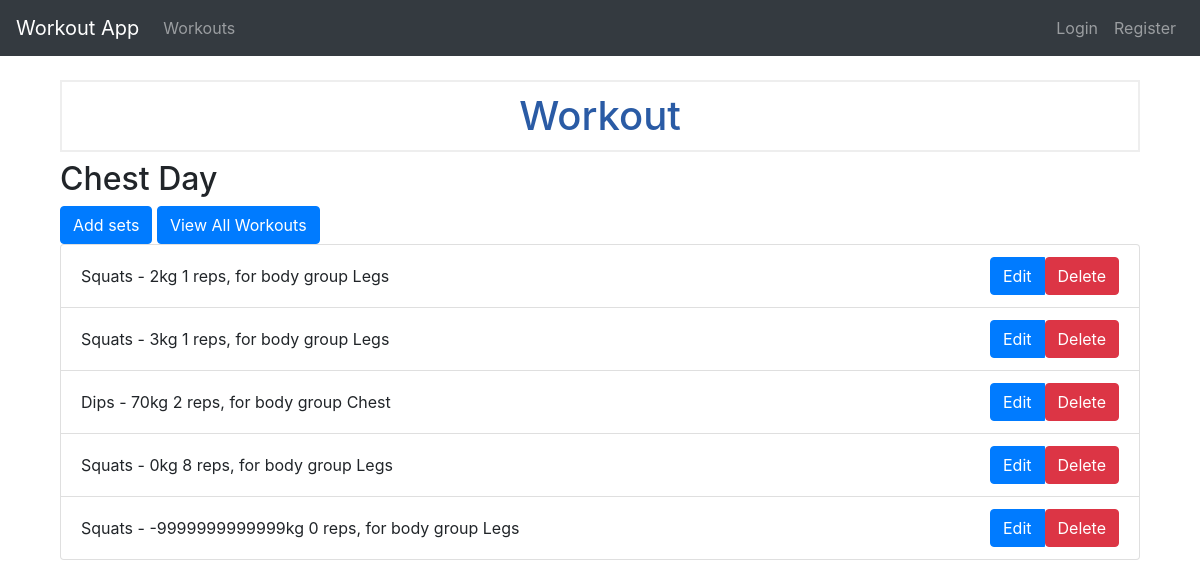
Page /workout/2 on the earlier database version.
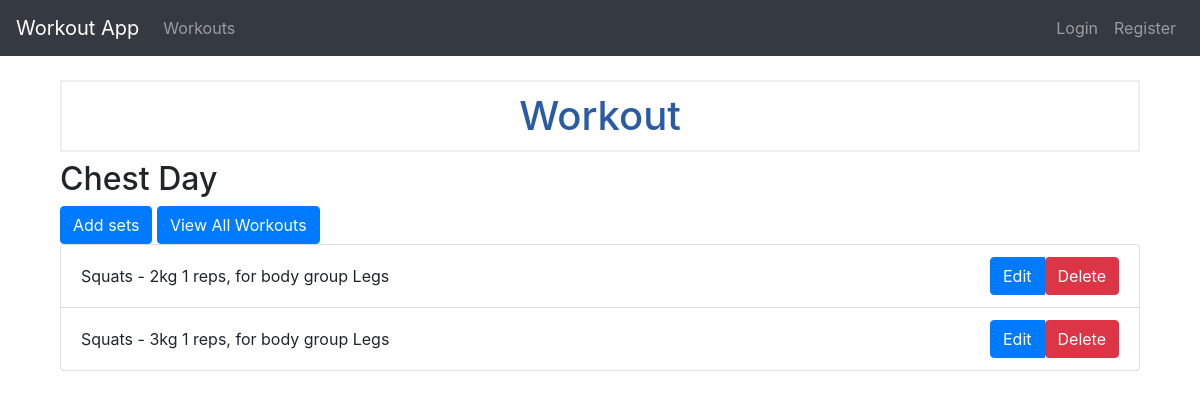
Same page on the later database version.
### tables this page shows
CREATE TABLE workout (
                workout_id INTEGER PRIMARY KEY AUTOINCREMENT,
                workout_name TEXT NOT NULL,
                body_group TEXT NOT NULL,
                email TEXT,
                FOREIGN KEY (email) REFERENCES users(email)
             );

CREATE TABLE sets (
                set_id INTEGER PRIMARY KEY AUTOINCREMENT,
                weight INTEGER NOT NULL,
                reps INTEGER NOT NULL,
                created TIMESTAMP NOT NULL DEFAULT CURRENT_TIMESTAMP,
                exercise_id INTEGER,
                workout_id INTEGER,
                FOREIGN KEY (exercise_id) REFERENCES exercise(exercise_id),
                FOREIGN KEY (workout_id) REFERENCES workout(workout_id)
             );

CREATE TABLE exercise (
                exercise_id INTEGER PRIMARY KEY AUTOINCREMENT,
                name TEXT NOT NULL,
                body_group TEXT NOT NULL,
                description TEXT NOT NULL,
                video_link TEXT
             );

### app.py (the view)
@app.route("/workout/<int:workout_id>")
def view_workout(workout_id):
    c.execute("SELECT * FROM workout WHERE workout_id = ?", (workout_id,))
    workout = c.fetchone()
    c.execute(
        "SELECT exercise.*,sets.set_id, sets.created, sets.weight, sets.reps FROM exercise JOIN sets ON exercise.exercise_id = sets.exercise_id WHERE sets.workout_id = ?",
        (workout_id,),
    )
    exercises = c.fetchall()
    return render_template("workout.html", workout=workout, exercises=exercises)

### templates/workout.html (shortened to what this page needs)
{% extends "base.html" %} {% block content %}
<div class="container">
    <h1>Workout</h1>
    <h2>{{ workout.workout_name }}</h2>
    <a class="btn btn-primary" href="{{ url_for('create_set',workout_id=workout.workout_id) }}">Add sets</a>
    <a class="btn btn-primary" href="{{ url_for('index') }}">View All Workouts</a>
    <ul class="list-group">
        {% for exercise in exercises %}
        <li class="list-group-item d-flex justify-content-between align-items-center">
            {{ exercise.name }} - {{ exercise.weight }}kg {{ exercise.reps }} reps, for body group {{ exercise.body_group }}
            <div class="btn-group" role="group">
                <a href="{{ url_for('edit_set', set_id=exercise.set_id) }}" class="btn btn-primary">Edit</a>
                <form action="{{ url_for('delete_set', set_id=exercise.set_id) }}" method="POST">
                    <button type="submit" class="btn btn-danger" onclick="return confirm('Are you sure you want to delete this set?')">Delete</button>
                </form>
            </div>
        </li>
        {% endfor %}
    </ul>
</div>
{% endblock %}

### templates/base.html (shortened to what this page needs)
<!DOCTYPE html>
<html>
<head>
    <link rel="stylesheet" href="https://stackpath.bootstrapcdn.com/bootstrap/4.3.1/css/bootstrap.min.css">
    <link rel="stylesheet" href="{{ url_for('static', filename='css/style.css') }}">
</head>
<body>
    <nav class="navbar navbar-expand-lg navbar-dark bg-dark">
        <a class="navbar-brand" href="{{ url_for('index') }}">Workout App</a>
        <div class="collapse navbar-collapse" id="navbarNav">
            <ul class="navbar-nav mr-auto">
                <li class="nav-item {% if request.path == url_for('index') %}active{% endif %}">
                    <a class="nav-link" href="{{ url_for('index') }}">Workouts</a>
                </li>
            </ul>
            <ul class="navbar-nav ml-auto">
                {% if session['email'] is defined %}
                <li class="nav-item">
                    <a class="nav-link" href="{{ url_for('logout') }}">Logout</a>
                </li>
                {% else %}
                <li class="nav-item">
                    <a class="nav-link" href="{{ url_for('login') }}">Login</a>
                </li>
                <li class="nav-item">
                    <a class="nav-link" href="{{ url_for('register') }}">Register</a>
                </li>
                {% endif %}
            </ul>
        </div>
    </nav>
    <div class="container mt-4">
         {% block content %}{% endblock %}
    </div>
</body>
</html>

### static/css/style.css (style rules this page uses)
h1 { border: 2px #eee solid; color: rgb(42, 91, 165); text-align: center; padding: 10px; }

Differences in the rows shown:
removed sets: name "Dips", weight "70", reps "2", body_group "Chest"
removed sets: name "Squats", weight "0", reps "8", body_group "Legs"
removed sets: name "Squats", weight "-9999999999999", reps "0", body_group "Legs"
